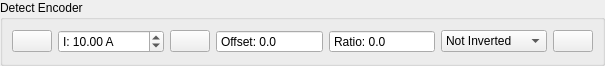
<?xml version="1.0" encoding="UTF-8"?>
<ui version="4.0">
 <class>DetectFocEncoder</class>
 <widget class="QWidget" name="DetectFocEncoder">
  <property name="geometry">
   <rect>
    <x>0</x>
    <y>0</y>
    <width>605</width>
    <height>66</height>
   </rect>
  </property>
  <property name="windowTitle">
   <string>Form</string>
  </property>
  <layout class="QVBoxLayout" name="verticalLayout">
   <property name="leftMargin">
    <number>0</number>
   </property>
   <property name="topMargin">
    <number>0</number>
   </property>
   <property name="rightMargin">
    <number>0</number>
   </property>
   <property name="bottomMargin">
    <number>0</number>
   </property>
   <item>
    <widget class="QGroupBox" name="groupBox">
     <property name="title">
      <string>Detect Encoder</string>
     </property>
     <layout class="QHBoxLayout" name="horizontalLayout" stretch="0,1,0,1,1,1,0">
      <item>
       <widget class="QPushButton" name="helpButton">
        <property name="sizePolicy">
         <sizepolicy hsizetype="Fixed" vsizetype="Fixed">
          <horstretch>0</horstretch>
          <verstretch>0</verstretch>
         </sizepolicy>
        </property>
        <property name="toolTip">
         <string>Show help</string>
        </property>
        <property name="text">
         <string/>
        </property>
        <property name="icon">
         <iconset resource="../res.qrc">
          <normaloff>:/res/icons/Help-96.png</normaloff>:/res/icons/Help-96.png</iconset>
        </property>
       </widget>
      </item>
      <item>
       <widget class="QDoubleSpinBox" name="currentBox">
        <property name="toolTip">
         <string>Open loop current to turn the motor with</string>
        </property>
        <property name="prefix">
         <string>I: </string>
        </property>
        <property name="suffix">
         <string> A</string>
        </property>
        <property name="value">
         <double>10.000000000000000</double>
        </property>
       </widget>
      </item>
      <item>
       <widget class="QPushButton" name="startButton">
        <property name="sizePolicy">
         <sizepolicy hsizetype="Fixed" vsizetype="Fixed">
          <horstretch>0</horstretch>
          <verstretch>0</verstretch>
         </sizepolicy>
        </property>
        <property name="toolTip">
         <string>Start detection</string>
        </property>
        <property name="text">
         <string/>
        </property>
        <property name="icon">
         <iconset resource="../res.qrc">
          <normaloff>:/res/icons/Circled Play-96.png</normaloff>:/res/icons/Circled Play-96.png</iconset>
        </property>
       </widget>
      </item>
      <item>
       <widget class="QDoubleSpinBox" name="offsetBox">
        <property name="toolTip">
         <string>Encoder offset</string>
        </property>
        <property name="readOnly">
         <bool>true</bool>
        </property>
        <property name="buttonSymbols">
         <enum>QAbstractSpinBox::NoButtons</enum>
        </property>
        <property name="prefix">
         <string>Offset: </string>
        </property>
        <property name="suffix">
         <string/>
        </property>
        <property name="decimals">
         <number>1</number>
        </property>
        <property name="maximum">
         <double>360.000000000000000</double>
        </property>
        <property name="value">
         <double>0.000000000000000</double>
        </property>
       </widget>
      </item>
      <item>
       <widget class="QDoubleSpinBox" name="ratioBox">
        <property name="toolTip">
         <string>Encoder ratio</string>
        </property>
        <property name="readOnly">
         <bool>true</bool>
        </property>
        <property name="buttonSymbols">
         <enum>QAbstractSpinBox::NoButtons</enum>
        </property>
        <property name="prefix">
         <string>Ratio: </string>
        </property>
        <property name="suffix">
         <string/>
        </property>
        <property name="decimals">
         <number>1</number>
        </property>
        <property name="maximum">
         <double>100000.000000000000000</double>
        </property>
        <property name="value">
         <double>0.000000000000000</double>
        </property>
       </widget>
      </item>
      <item>
       <widget class="QComboBox" name="invertedBox">
        <property name="enabled">
         <bool>true</bool>
        </property>
        <item>
         <property name="text">
          <string>Not Inverted</string>
         </property>
        </item>
        <item>
         <property name="text">
          <string>Inverted</string>
         </property>
        </item>
       </widget>
      </item>
      <item>
       <widget class="QPushButton" name="applyButton">
        <property name="sizePolicy">
         <sizepolicy hsizetype="Fixed" vsizetype="Fixed">
          <horstretch>0</horstretch>
          <verstretch>0</verstretch>
         </sizepolicy>
        </property>
        <property name="toolTip">
         <string>Apply detection result</string>
        </property>
        <property name="text">
         <string/>
        </property>
        <property name="icon">
         <iconset resource="../res.qrc">
          <normaloff>:/res/icons/apply.png</normaloff>:/res/icons/apply.png</iconset>
        </property>
        <property name="iconSize">
         <size>
          <width>45</width>
          <height>16</height>
         </size>
        </property>
       </widget>
      </item>
     </layout>
    </widget>
   </item>
  </layout>
 </widget>
 <resources>
  <include location="../res.qrc"/>
 </resources>
 <connections/>
</ui>
